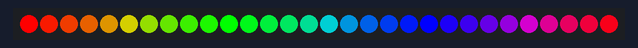
This sketch was run on a simulated Arduino Uno, built with avr-gcc and run on an emulated ATmega328P. Shown: 30 RGB LEDs in strip order, left to right.

Above: at 0.16 s.
At 3.09 s:
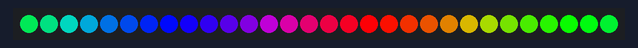
At 6.34 s:
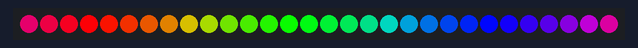
At 11.88 s:
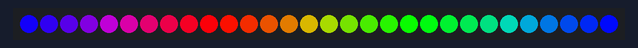
At 19.69 s:
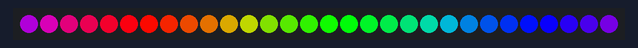
At 38.89 s:
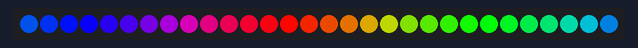

The sketch:

ChangingRainbowV2.ino
```cpp
#include <Adafruit_NeoPixel.h>
#ifdef __AVR__
  #include <avr/power.h>
#endif

Adafruit_NeoPixel strip = Adafruit_NeoPixel (30, 2, NEO_GRB + NEO_KHZ800);

uint32_t color = strip.Color (255, 0, 0);

void setup () {;
  strip.begin ();
  strip.show ();
}

void loop () {
  rainbowCycle (25);
}

void rainbowCycle (uint8_t wait) {
  uint16_t i, j;
  for (j = 0; j < 256 * 5; j++) {
    for (i = 0; i < strip.numPixels (); i++) {
      strip.setPixelColor (i, Wheel (((i * 256 / strip.numPixels ()) + j) & 255));
    }
    strip.show ();
    delay (wait);
  }
}

uint32_t Wheel (byte WheelPos) {
  WheelPos = 255 - WheelPos;
  if (WheelPos < 85) return strip.Color (255 - WheelPos * 3, 0, WheelPos * 3,0);
  if (WheelPos < 170) {
    WheelPos -= 85;
    return strip.Color (0, WheelPos * 3, 255 - WheelPos * 3,0);
  }
  WheelPos -= 170;
  return strip.Color (WheelPos * 3, 255 - WheelPos * 3, 0,0);
}
```
